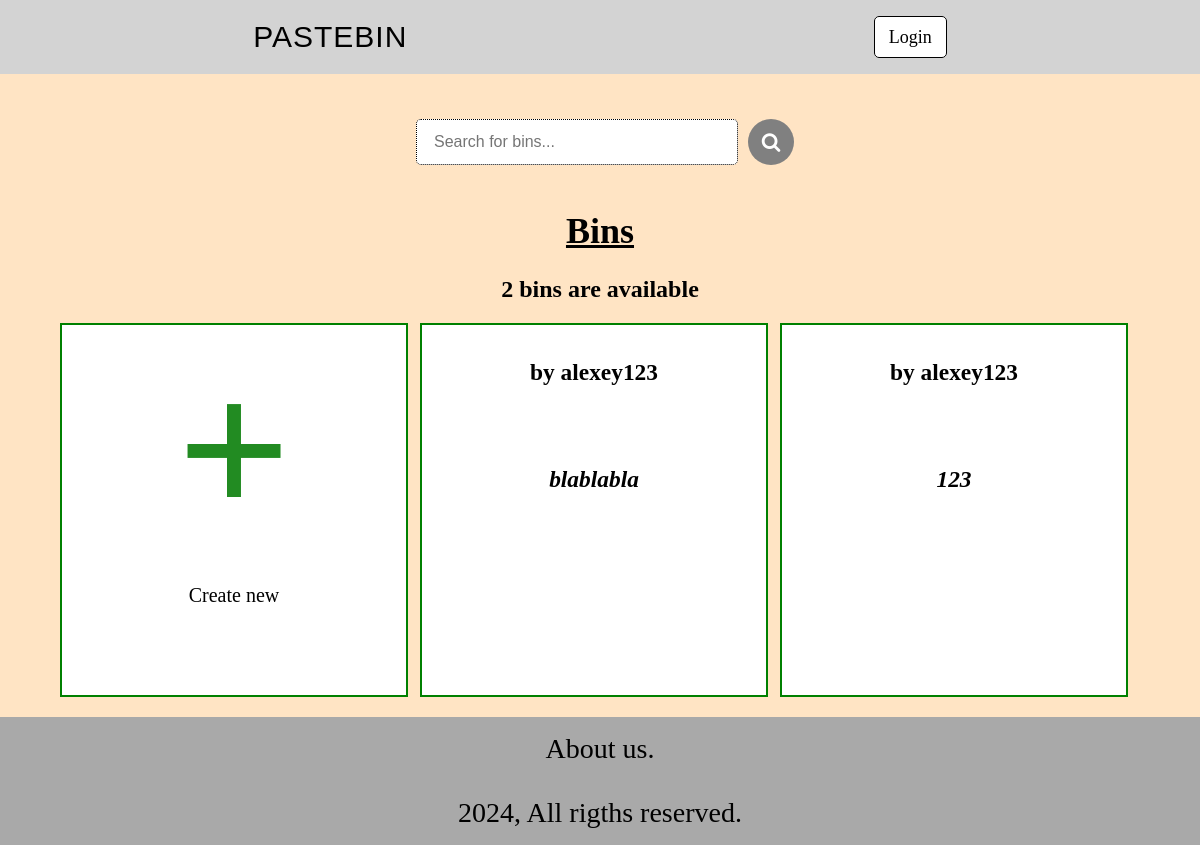
/, run on an earlier commit of the app's database.
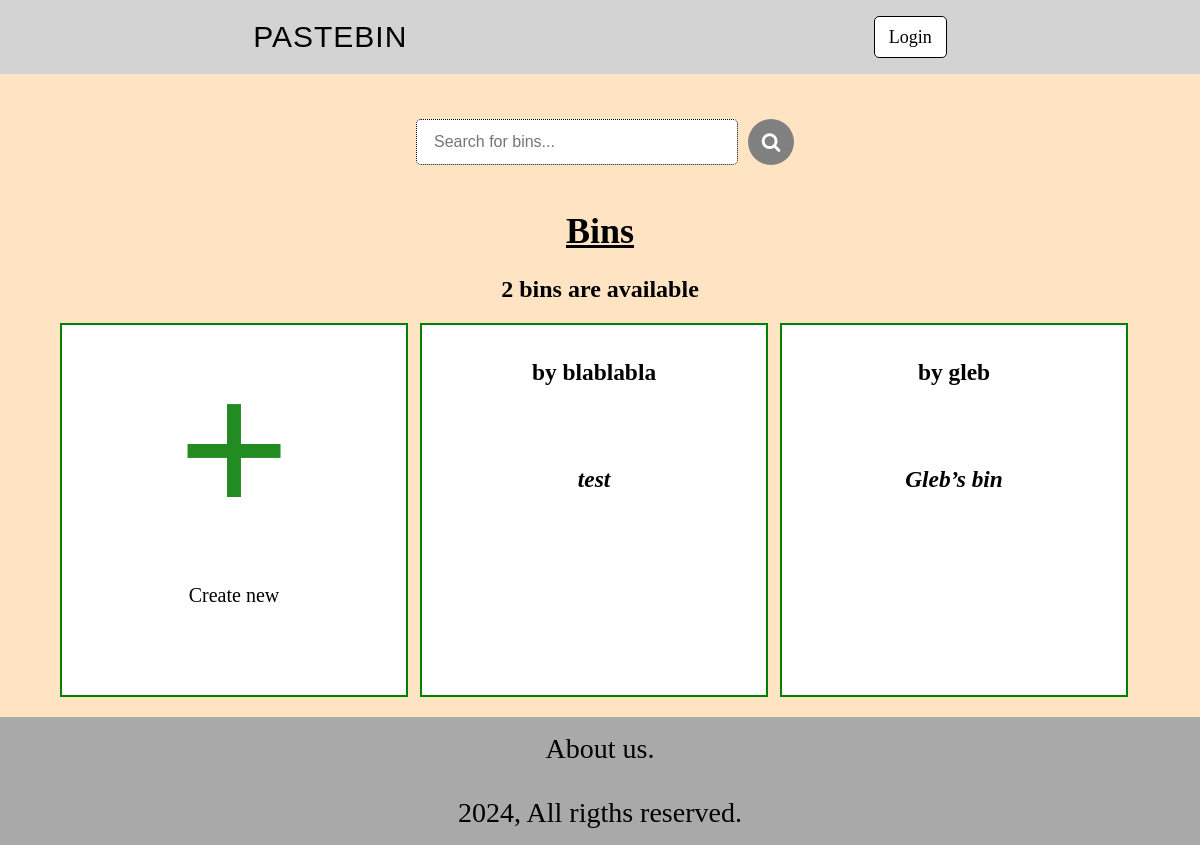
And on a later commit of the database.
### app/models.py (models this page shows, shortened)
class Bin(models.Model):
    host = models.ForeignKey(User, on_delete = models.SET_NULL, null = True)
    name = models.CharField(max_length = 999, blank = False)
    description = models.TextField(null = False)
    updated = models.DateTimeField(auto_now = True)
    created = models.DateTimeField(auto_now_add = True)
    likes = models.ManyToManyField(User, related_name = 'bin_like' )
    class Meta:
        ordering = ['-updated', '-created']

class User(AbstractUser):
    username = models.CharField(max_length = 200, blank = False)
    email = models.EmailField(unique = True, null = True)
    bio = models.TextField(blank = True, default = '')
    USERNAME_FIELD = 'email'
    REQUIRED_FIELDS = ['username']

### app/views.py (the view)
# urls.py: path('', views.home_page, name = 'home'),
def home_page(request):
    q = request.GET.get('q') if request.GET.get('q') is not None else ''
    bins = Bin.objects.filter(
        Q(name__icontains=q) |
        Q(description__icontains=q)
    )
    bin_count = bins.count()
    context = {'bins' : bins, 'bin_count' : bin_count, 'q':  q}
    return render(request, 'app/home.html', context)

### app/templates/app/home.html (shortened to what this page needs)
{% extends 'base.html' %}
{% block content %}
<form method="GET" action="{% url 'home' %}" class="search">
    <div class="input">
    <input type="text" name="q" placeholder="Search for bins..." value="{{q}}"/>
    </div>
    <button type="submit"><i class="fa fa-search" aria-hidden="true"></i></button>
</form>
<h1>Bins</h1>
<div>
    <h2>{{bin_count}} bins are available</h2>
    <div class="bin-container">
        <a href="{% url 'create_bin' %}" id="create">
        <div class="bin-value">
            <span>+</span>
            <p>Create new</p>
        </div>
        </a>
        {%for bin in bins %}
            <div class="bin-value">
                {% if request.user != bin.host %}
                    <h3> by <a href="{% url 'user_profile' bin.host.id %}">{{bin.host.username}}</a></h3>
                {% endif %}
                <h3 style="font-style: italic; margin: 80px auto"><a href="{% url 'bin' bin.id %}">{{bin.name}}</a></h3>
            </div>
        {% endfor %}
    </div>
</div>
{% endblock %}

### templates/base.html (shortened to what this page needs)
<!DOCTYPE html>
{% load static %}
<html lang="en">
<head>
    <link rel="stylesheet" type='text/css' media='screen' href="{% static 'styles/main.css' %}">
    <link rel="stylesheet" href="https://cdnjs.cloudflare.com/ajax/libs/font-awesome/4.7.0/css/font-awesome.min.css">
</head>
<body>
    <div class="wrapper">
        <header>
            <a href="{% url 'home' %}" class="header-link">Pastebin</a>
            <div class="header-user">
                {% if request.user.is_authenticated %}
                    <a href = "{% url 'user_profile' request.user.id %}"><i class="fa fa-user"></i></a>
                    <a href="{% url 'logout' %}" class="btn">Logout</a>
                {% else %}
                    <a href="{% url 'login' %}" class="btn">Login</a>
                {% endif %}
            </div>
        </header>
        <main>
            <div class="container">
                {% block content %}
                {% endblock %}
            </div>
        </main>
        <footer id="footer">
            About us. <br/><br/> 2024, All rigths reserved.
        </footer>
    </div>
</body>
</html>

### static/styles/main.css (style rules this page uses)
body { margin: 0; padding: 0; box-sizing: border-box; position: relative; background-color: bisque; }
.wrapper { width: 100vw; min-height: 100vh; margin: auto; display: flex; flex-direction: column; justify-content: center; text-align: center; }
header { margin-bottom: 10px; padding: 20px; background-color: lightgray; display: flex; justify-content: space-around; align-items: center; }
footer { margin-top: auto; padding: 16px; font-size: 28px; background-color: darkgray; }
h1 { font-size: 36px; text-decoration: underline; }
a { text-decoration: none; color: black; }
i.fa-search { color: #fff; }
.header-link { font-size: 30px; font-family:'Gill Sans', Calibri, 'Trebuchet MS', sans-serif; letter-spacing: 1px; text-transform: uppercase; }
a.btn { padding: 10px 14px; font-size: 18px; border: 1px solid #000; border-radius: 5px; background-color: #fff; }
#create span { font-weight: 900; font-size: 200px; color: forestgreen }

What changed in the data, as far as the page shows it:
removed Bin: host.username "alexey123", name "blablabla"
removed Bin: host.username "alexey123", name "123"
added Bin: host.username "blablabla", name "test"
added Bin: host.username "gleb", name "Gleb’s bin"
